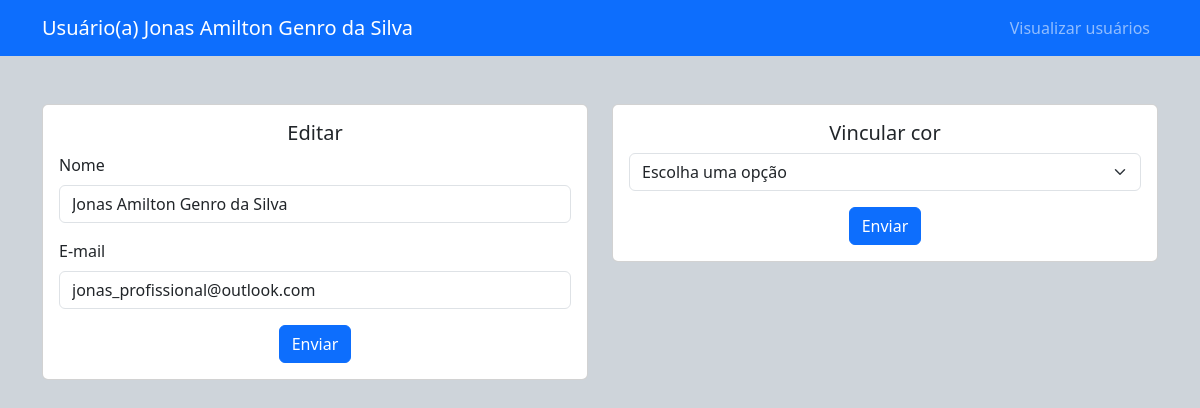
The app's page /pages/editar.php?id=4 with its own data.
### tables this page shows
CREATE TABLE users(
    id INTEGER PRIMARY KEY,
    name varchar(100) NOT NULL,
    email varchar(100) NOT NULL
);

### connection.php (called while the page is built, shortened)
<?php
class Connection
{
    private $databaseFile;
    private $connection;
    public function __construct()
    {
        $this->databaseFile = realpath(__DIR__ . "/database/db.sqlite");
    }
    private function connect()
    {
        return $this->connection = new PDO("sqlite:{$this->databaseFile}");
    }
    public function getConnection()
    {
        return $this->connection ?: $this->connect();
    }
    public function prepare($query)
    {
        return $this->getConnection()->prepare($query);
    }
}

### pages/editar.php (the view, shortened to what this page needs)
<?php
require 'connection.php';
$userId = $_GET['id'] ?? '';
if (isset($userId)) {
    $connection = new Connection();
    $query = $connection->prepare("SELECT * FROM users WHERE id = :id");
    $query->bindParam(':id', $userId, PDO::PARAM_INT);
    $query->execute();
    $user = $query->fetch(PDO::FETCH_OBJ);
} else {
    echo "ID de usuário não fornecido.";
    exit;
}
?>
<!DOCTYPE html>
<html lang="pt">
<head>
    <link href="https://cdn.jsdelivr.net/npm/bootstrap@5.3.3/dist/css/bootstrap.min.css" rel="stylesheet"
>
</head>
<body class="bg-dark-subtle">
    <nav class="navbar navbar-expand-lg navbar-dark bg-primary">
        <div class="container">
            <a class="navbar-brand" href="#">Usuário(a) <?= $user->name; ?></a>
            <div class="collapse navbar-collapse" id="navbarNav">
                <ul class="navbar-nav ms-auto">
                    <li class="nav-item">
                        <a class="nav-link" href='/index.php'>Visualizar usuários</a>
                    </li>
                </ul>
            </div>
        </div>
    </nav>
    <div class="container mt-5">
        <div class="row justify-content-center">
            <div class="col-md-6">
                <div class="card">
                    <div class="card-body">
                        <h5 class="card-title text-center">Editar</h5>
                        <form action="/process_update.php" method="post">
                            <div class="mb-3">
                                <label for="name" class="form-label">Nome</label>
                                <input type="text" class="form-control" id="name" name="name"
                                    value="<?= $user->name; ?>" required>
                            </div>
                            <div class="mb-3">
                                <label for="email" class="form-label">E-mail</label>
                                <input type="email" class="form-control" id="email" name="email"
                                    value="<?= $user->email; ?>" required>
                            </div>
                            <div class="text-center">
                                <button type="submit" class="btn btn-primary">Enviar</button>
                            </div>
                        </form>
                    </div>
                </div>
            </div>
            <div class="col-md-6">
                <div class="card">
                    <div class="card-body">
                        <h5 class="card-title text-center">Vincular cor</h5>
                        <form action="/process_insert.php" method="post">
                            <div class="mb-3">
                                <select name="color_id" class="form-select" aria-label="default select example"
                                    onchange="submitForm()">
                                    <option value="n/a" selected>Escolha uma opção</option>
                                </select>
                            </div>
                            <div class="text-center">
                                <button type="submit" class="btn btn-primary">Enviar</button>
                            </div>
                        </form>
                    </div>
                </div>
            </div>
        </div>
    </div>
</body>
</html>

### records on screen
users: name "Jonas Amilton Genro da Silva", email "jonas_profissional@outlook.com"
